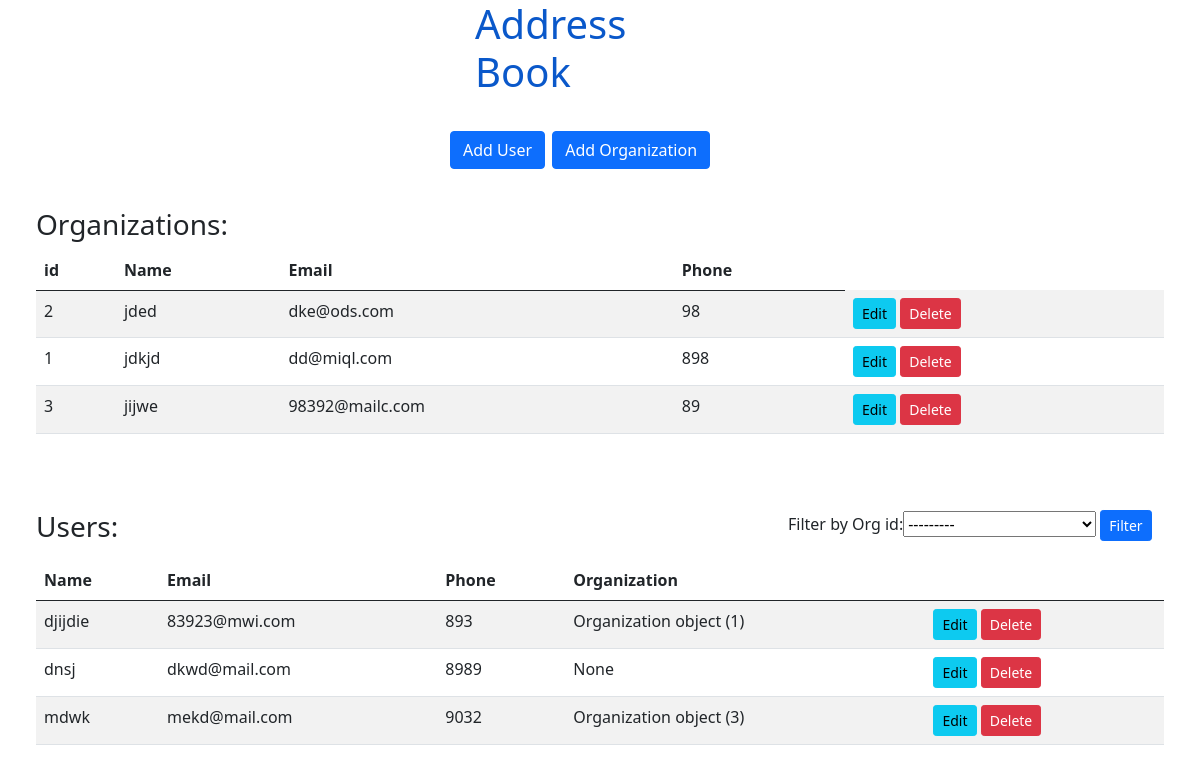
The app's page /, older data.
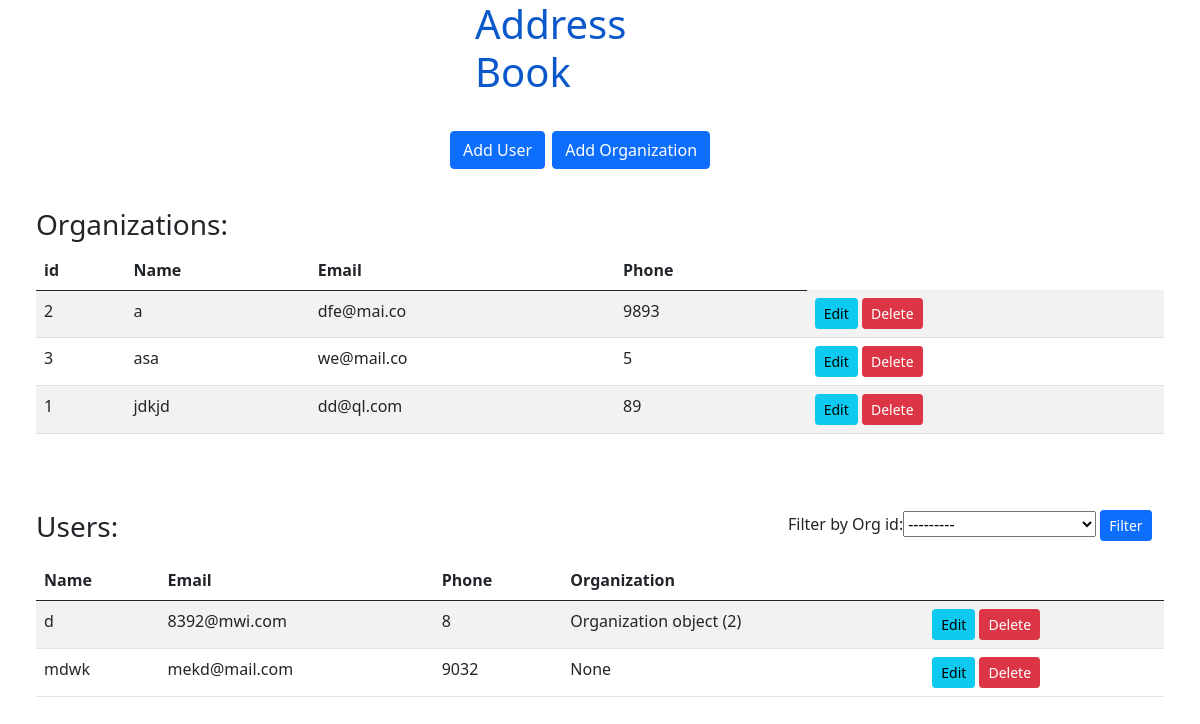
The same page, newer data.
### register/models.py (models this page shows)
class Organization(models.Model):
    org_id= models.IntegerField(primary_key=True, auto_created=True, blank=True) #blank=True means field will not be required in form
    orgname = models.CharField(max_length=20, blank=False)
    email = models.EmailField(max_length=30, unique=True)
    phone = models.IntegerField( unique=True)

class User(models.Model):
    user_id= models.IntegerField(primary_key=True, auto_created=True, blank=True) #blank=True means field will not be required in form
    username = models.CharField(max_length=20, blank=False)
    email = models.EmailField(max_length=30, unique=True)
    phone = models.IntegerField( unique=True)
    org_id = models.ForeignKey(Organization, null=True, blank=True, on_delete=models.SET_NULL)

### register/views.py (the view)
# urls.py: url(r'^$',views.index),
def index(request): #get all data from dbs
	orgs= Organization.objects.order_by('orgname') #Organization.objects.all()
	users= User.objects.order_by('username') #User.objects.all()
	if request.method == 'GET': #Filter
		usersfilter= UsersFilter(request.GET, queryset=users)
		users= usersfilter.qs
	else:
		usersfilter= UsersFilter()
	return render(request, 'index.html', {'orgs':orgs, 'users':users, 'usersfilter':usersfilter})

### templates/index.html (shortened to what this page needs)
<!DOCTYPE html>
<html>
<head>
    <link href="https://cdn.jsdelivr.net/npm/bootstrap@5.0.0-beta3/dist/css/bootstrap.min.css" rel="stylesheet">
</head>
<body>
<div class="mx-auto" style="width: 250px;">
    <h1 style="color: #0a58ca;">Address Book</h1>
</div>
<br>
<div class="mx-auto" style="width: 300px;">
    <a class="btn btn-primary" href="/newuser">Add User</a>
    <a class="btn btn-primary" style="margin: 1%;" href="/neworg">Add Organization</a>
</div>
<div   style="padding: 3%; padding-bottom: 0%;">
<h3 class="card-title">Organizations:</h3>
{%  if orgs.count > 0  %}
    <table class="table table-striped">
        <thead>
            <tr>
                <th>id</th>
                <th>Name</th>
                <th>Email</th>
                <th>Phone</th>
            </tr>
        </thead>
        <tbody>
            {%  for org in orgs  %}
            <tr>
                <td>{{org.org_id}}</td>
                <td>{{  org.orgname  }}</td>
                <td>{{  org.email  }}</td>
                <td>{{  org.phone  }}</td>
                <td>
                    <a class="btn btn-info btn-sm" href="/getorg/{{org.org_id}}">Edit</a>
                    <a class="btn btn-danger btn-sm" href="/deleteorg/{{org.org_id}}">Delete</a>
                </td>
            </tr>
            {%  endfor  %}
        </tbody>
    </table>
{% else %}
<i>Empty</i>
<br>
{%  endif  %}
</div>
<br>
<div  style="padding: 3%;">
<div class="card-title row">
    <h3 class="col" style="display: !inline; margin-right: -20%; ">Users:</h3>
    <form method="GET" class="col" style="max-width: 400px;">
        Filter by
        {{ usersfilter.form  }}
        <button class="btn btn-primary btn-sm" type="submit">Filter</button>
    </form>
</div>
{%  if users.count > 0  %}
    <table class="table table-striped">
        <thead>
            <tr>
                <th>Name</th>
                <th>Email</th>
                <th>Phone</th>
                <th>Organization<th>
            </tr>
        </thead>
        <tbody>
            {%  for user in users  %}
            <tr>
                <td>{{ user.username  }}</td>
                <td>{{ user.email  }}</td>
                <td>{{ user.phone }}</td>
                <td>{{  user.org_id  }}</td>
                <td>
                    <a class="btn btn-info btn-sm" href="/getuser/{{user.user_id}}">Edit</a>
                    <a class="btn btn-danger btn-sm" href="/deleteuser/{{user.user_id}}">Delete</a>
                </td>
            </tr>
            {%  endfor  %}
        </tbody>
    </table>
{% else %}
<i>Empty</i>
{%  endif  %}
</div>
</body>
</html>

Row changes from the older to the newer data that the page shows:
removed User: username "dnsj", email "dkwd@mail.com", phone "8989", org_id "None"
changed Organization id 2: orgname "jded" → "a"; email "dke@ods.com" → "dfe@mai.co"; phone "98" → "9893"
changed Organization id 3: orgname "jijwe" → "asa"; email "98392@mailc.com" → "we@mail.co"; phone "89" → "5"; moves up the list
changed Organization "jdkjd": email "dd@miql.com" → "dd@ql.com"; phone "898" → "89"
changed User: username "djijdie" → "d"; email "83923@mwi.com" → "8392@mwi.com"; phone "893" → "8"; org_id "Organization object (1)" → "Organization object (2)"
changed User "mdwk": org_id "Organization object (3)" → "None"
